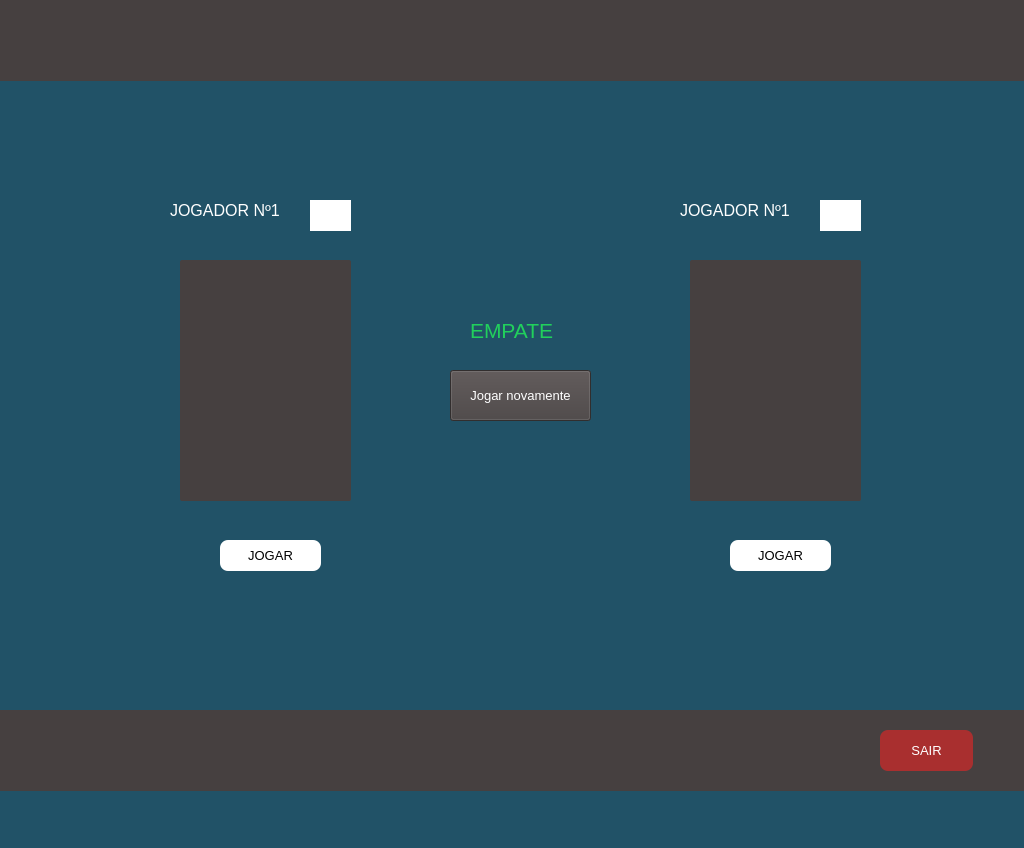
<?xml version="1.0" encoding="UTF-8"?>
<ui version="4.0">
 <class>MainWindow</class>
 <widget class="QMainWindow" name="MainWindow">
  <property name="geometry">
   <rect>
    <x>0</x>
    <y>0</y>
    <width>1024</width>
    <height>848</height>
   </rect>
  </property>
  <property name="windowTitle">
   <string>MainWindow</string>
  </property>
  <property name="styleSheet">
   <string notr="true">background-color: #215267;</string>
  </property>
  <widget class="QWidget" name="centralwidget">
   <widget class="QLabel" name="label">
    <property name="geometry">
     <rect>
      <x>0</x>
      <y>710</y>
      <width>1031</width>
      <height>81</height>
     </rect>
    </property>
    <property name="styleSheet">
     <string notr="true">background-color: #464040;</string>
    </property>
    <property name="text">
     <string/>
    </property>
   </widget>
   <widget class="QLabel" name="label_2">
    <property name="geometry">
     <rect>
      <x>0</x>
      <y>0</y>
      <width>1031</width>
      <height>81</height>
     </rect>
    </property>
    <property name="styleSheet">
     <string notr="true">background-color: #464040;</string>
    </property>
    <property name="text">
     <string/>
    </property>
   </widget>
   <widget class="QPushButton" name="pushButton_sair">
    <property name="geometry">
     <rect>
      <x>880</x>
      <y>730</y>
      <width>93</width>
      <height>41</height>
     </rect>
    </property>
    <property name="font">
     <font>
      <pointsize>10</pointsize>
     </font>
    </property>
    <property name="styleSheet">
     <string notr="true">background-color: rgb(169, 47, 47);
color: rgb(255, 255, 255);
border-radius: 8px;</string>
    </property>
    <property name="text">
     <string>SAIR</string>
    </property>
   </widget>
   <widget class="QLabel" name="label_escolha1">
    <property name="geometry">
     <rect>
      <x>180</x>
      <y>260</y>
      <width>171</width>
      <height>241</height>
     </rect>
    </property>
    <property name="styleSheet">
     <string notr="true">background-color: #464040;
border-radius: 2px;</string>
    </property>
    <property name="text">
     <string/>
    </property>
   </widget>
   <widget class="QPushButton" name="pushButton_jogador1">
    <property name="geometry">
     <rect>
      <x>220</x>
      <y>540</y>
      <width>101</width>
      <height>31</height>
     </rect>
    </property>
    <property name="font">
     <font>
      <pointsize>10</pointsize>
     </font>
    </property>
    <property name="styleSheet">
     <string notr="true">background-color: rgb(255, 255, 255);
border-radius: 8px;</string>
    </property>
    <property name="text">
     <string>JOGAR</string>
    </property>
   </widget>
   <widget class="QLabel" name="label_jogador1">
    <property name="geometry">
     <rect>
      <x>170</x>
      <y>200</y>
      <width>131</width>
      <height>21</height>
     </rect>
    </property>
    <property name="font">
     <font>
      <pointsize>12</pointsize>
     </font>
    </property>
    <property name="styleSheet">
     <string notr="true">color: rgb(255, 255, 255);</string>
    </property>
    <property name="text">
     <string>JOGADOR Nº1</string>
    </property>
   </widget>
   <widget class="QLabel" name="label_jogador1_pontos">
    <property name="geometry">
     <rect>
      <x>310</x>
      <y>200</y>
      <width>41</width>
      <height>31</height>
     </rect>
    </property>
    <property name="styleSheet">
     <string notr="true">background-color: rgb(255, 255, 255);</string>
    </property>
    <property name="text">
     <string/>
    </property>
   </widget>
   <widget class="QPushButton" name="pushButton_jogador2">
    <property name="geometry">
     <rect>
      <x>730</x>
      <y>540</y>
      <width>101</width>
      <height>31</height>
     </rect>
    </property>
    <property name="font">
     <font>
      <pointsize>10</pointsize>
     </font>
    </property>
    <property name="styleSheet">
     <string notr="true">background-color: rgb(255, 255, 255);
border-radius: 8px;</string>
    </property>
    <property name="text">
     <string>JOGAR</string>
    </property>
   </widget>
   <widget class="QLabel" name="label_jogador2_pontos">
    <property name="geometry">
     <rect>
      <x>820</x>
      <y>200</y>
      <width>41</width>
      <height>31</height>
     </rect>
    </property>
    <property name="styleSheet">
     <string notr="true">background-color: rgb(255, 255, 255);</string>
    </property>
    <property name="text">
     <string/>
    </property>
   </widget>
   <widget class="QLabel" name="label_jogador2">
    <property name="geometry">
     <rect>
      <x>680</x>
      <y>200</y>
      <width>131</width>
      <height>21</height>
     </rect>
    </property>
    <property name="font">
     <font>
      <pointsize>12</pointsize>
     </font>
    </property>
    <property name="styleSheet">
     <string notr="true">color: rgb(255, 255, 255);</string>
    </property>
    <property name="text">
     <string>JOGADOR Nº1</string>
    </property>
   </widget>
   <widget class="QLabel" name="label_escolha2">
    <property name="geometry">
     <rect>
      <x>690</x>
      <y>260</y>
      <width>171</width>
      <height>241</height>
     </rect>
    </property>
    <property name="styleSheet">
     <string notr="true">background-color: #464040;
border-radius: 2px;</string>
    </property>
    <property name="text">
     <string/>
    </property>
   </widget>
   <widget class="QLabel" name="label_empate">
    <property name="geometry">
     <rect>
      <x>470</x>
      <y>320</y>
      <width>101</width>
      <height>21</height>
     </rect>
    </property>
    <property name="font">
     <font>
      <pointsize>16</pointsize>
     </font>
    </property>
    <property name="styleSheet">
     <string notr="true">color: #21D05C;</string>
    </property>
    <property name="text">
     <string>EMPATE</string>
    </property>
   </widget>
   <widget class="QPushButton" name="pushButton_jogar_novamente">
    <property name="geometry">
     <rect>
      <x>450</x>
      <y>370</y>
      <width>141</width>
      <height>51</height>
     </rect>
    </property>
    <property name="font">
     <font>
      <pointsize>10</pointsize>
     </font>
    </property>
    <property name="styleSheet">
     <string notr="true">background-color: #464040;
color: rgb(255, 255, 255);</string>
    </property>
    <property name="text">
     <string>Jogar novamente</string>
    </property>
    <property name="checkable">
     <bool>false</bool>
    </property>
    <property name="autoRepeat">
     <bool>false</bool>
    </property>
    <property name="autoExclusive">
     <bool>false</bool>
    </property>
   </widget>
  </widget>
  <widget class="QMenuBar" name="menubar">
   <property name="geometry">
    <rect>
     <x>0</x>
     <y>0</y>
     <width>1024</width>
     <height>26</height>
    </rect>
   </property>
  </widget>
  <widget class="QStatusBar" name="statusbar"/>
 </widget>
 <resources/>
 <connections/>
</ui>
